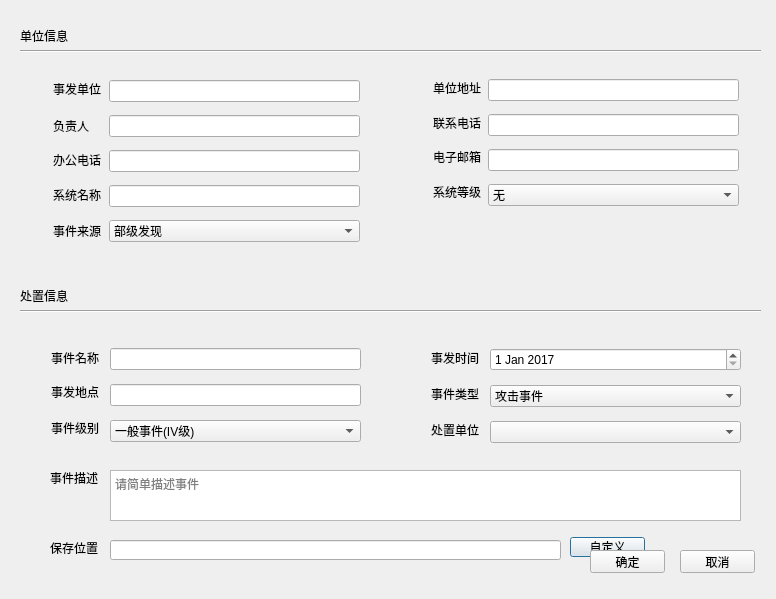
<?xml version="1.0" encoding="UTF-8"?>
<ui version="4.0">
 <class>newTaskDialog</class>
 <widget class="QDialog" name="newTaskDialog">
  <property name="geometry">
   <rect>
    <x>0</x>
    <y>0</y>
    <width>776</width>
    <height>599</height>
   </rect>
  </property>
  <property name="windowTitle">
   <string>Dialog</string>
  </property>
  <widget class="Line" name="line">
   <property name="geometry">
    <rect>
     <x>20</x>
     <y>50</y>
     <width>741</width>
     <height>2</height>
    </rect>
   </property>
   <property name="orientation">
    <enum>Qt::Horizontal</enum>
   </property>
  </widget>
  <widget class="QLabel" name="label">
   <property name="geometry">
    <rect>
     <x>20</x>
     <y>20</y>
     <width>91</width>
     <height>31</height>
    </rect>
   </property>
   <property name="styleSheet">
    <string notr="true">font: 14pt &quot;Agency FB&quot;;</string>
   </property>
   <property name="text">
    <string>单位信息</string>
   </property>
  </widget>
  <widget class="Line" name="line_2">
   <property name="geometry">
    <rect>
     <x>20</x>
     <y>310</y>
     <width>741</width>
     <height>2</height>
    </rect>
   </property>
   <property name="orientation">
    <enum>Qt::Horizontal</enum>
   </property>
  </widget>
  <widget class="QLabel" name="label_11">
   <property name="geometry">
    <rect>
     <x>40</x>
     <y>85</y>
     <width>8</width>
     <height>8</height>
    </rect>
   </property>
   <property name="text">
    <string/>
   </property>
   <property name="pixmap">
    <pixmap resource="image.qrc">:/icon/image/asterisk.png</pixmap>
   </property>
   <property name="scaledContents">
    <bool>true</bool>
   </property>
  </widget>
  <widget class="QLabel" name="label_12">
   <property name="geometry">
    <rect>
     <x>20</x>
     <y>280</y>
     <width>91</width>
     <height>31</height>
    </rect>
   </property>
   <property name="styleSheet">
    <string notr="true">font: 14pt &quot;Agency FB&quot;;</string>
   </property>
   <property name="text">
    <string>处置信息</string>
   </property>
  </widget>
  <widget class="QLabel" name="label_17">
   <property name="geometry">
    <rect>
     <x>50</x>
     <y>542</y>
     <width>54</width>
     <height>12</height>
    </rect>
   </property>
   <property name="text">
    <string>保存位置</string>
   </property>
  </widget>
  <widget class="QLabel" name="label_19">
   <property name="geometry">
    <rect>
     <x>50</x>
     <y>472</y>
     <width>54</width>
     <height>12</height>
    </rect>
   </property>
   <property name="text">
    <string>事件描述</string>
   </property>
  </widget>
  <widget class="QWidget" name="layoutWidget">
   <property name="geometry">
    <rect>
     <x>109</x>
     <y>73</y>
     <width>251</width>
     <height>181</height>
    </rect>
   </property>
   <layout class="QVBoxLayout" name="verticalLayout_2">
    <item>
     <widget class="QLineEdit" name="comLineEdit"/>
    </item>
    <item>
     <widget class="QLineEdit" name="principalLineEdit"/>
    </item>
    <item>
     <widget class="QLineEdit" name="officePhoneLineEdit"/>
    </item>
    <item>
     <widget class="QLineEdit" name="systemNameLineEdit"/>
    </item>
    <item>
     <widget class="QComboBox" name="eventSourceComboBox">
      <item>
       <property name="text">
        <string>部级发现</string>
       </property>
      </item>
      <item>
       <property name="text">
        <string>市局发现</string>
       </property>
      </item>
      <item>
       <property name="text">
        <string>市局直属单位及分县局发现</string>
       </property>
      </item>
      <item>
       <property name="text">
        <string>其他单位发现</string>
       </property>
      </item>
     </widget>
    </item>
   </layout>
  </widget>
  <widget class="QWidget" name="layoutWidget">
   <property name="geometry">
    <rect>
     <x>488</x>
     <y>72</y>
     <width>251</width>
     <height>141</height>
    </rect>
   </property>
   <layout class="QVBoxLayout" name="verticalLayout_4">
    <item>
     <widget class="QLineEdit" name="comAddrLineEdit"/>
    </item>
    <item>
     <widget class="QLineEdit" name="phoneLineEdi"/>
    </item>
    <item>
     <widget class="QLineEdit" name="emailLineEdit"/>
    </item>
    <item>
     <widget class="QComboBox" name="sysLevelComboBox">
      <item>
       <property name="text">
        <string>无</string>
       </property>
      </item>
      <item>
       <property name="text">
        <string>一级</string>
       </property>
      </item>
      <item>
       <property name="text">
        <string>二级</string>
       </property>
      </item>
      <item>
       <property name="text">
        <string>三级</string>
       </property>
      </item>
      <item>
       <property name="text">
        <string>四级</string>
       </property>
      </item>
      <item>
       <property name="text">
        <string>五级</string>
       </property>
      </item>
     </widget>
    </item>
   </layout>
  </widget>
  <widget class="QTextEdit" name="discribeTextEdit">
   <property name="geometry">
    <rect>
     <x>110</x>
     <y>470</y>
     <width>631</width>
     <height>51</height>
    </rect>
   </property>
   <property name="placeholderText">
    <string>请简单描述事件</string>
   </property>
  </widget>
  <widget class="QLineEdit" name="savePlaceLineEdit">
   <property name="geometry">
    <rect>
     <x>110</x>
     <y>540</y>
     <width>451</width>
     <height>20</height>
    </rect>
   </property>
  </widget>
  <widget class="QPushButton" name="pathButton">
   <property name="geometry">
    <rect>
     <x>570</x>
     <y>537</y>
     <width>75</width>
     <height>20</height>
    </rect>
   </property>
   <property name="styleSheet">
    <string notr="true">font: 8pt &quot;微软雅黑&quot;;</string>
   </property>
   <property name="text">
    <string>自定义</string>
   </property>
  </widget>
  <widget class="QLabel" name="label_21">
   <property name="geometry">
    <rect>
     <x>420</x>
     <y>391</y>
     <width>8</width>
     <height>8</height>
    </rect>
   </property>
   <property name="text">
    <string/>
   </property>
   <property name="pixmap">
    <pixmap resource="image.qrc">:/icon/image/asterisk.png</pixmap>
   </property>
   <property name="scaledContents">
    <bool>true</bool>
   </property>
  </widget>
  <widget class="QLabel" name="label_22">
   <property name="geometry">
    <rect>
     <x>420</x>
     <y>355</y>
     <width>8</width>
     <height>8</height>
    </rect>
   </property>
   <property name="text">
    <string/>
   </property>
   <property name="pixmap">
    <pixmap resource="image.qrc">:/icon/image/asterisk.png</pixmap>
   </property>
   <property name="scaledContents">
    <bool>true</bool>
   </property>
  </widget>
  <widget class="QLabel" name="label_23">
   <property name="geometry">
    <rect>
     <x>40</x>
     <y>389</y>
     <width>8</width>
     <height>8</height>
    </rect>
   </property>
   <property name="text">
    <string/>
   </property>
   <property name="pixmap">
    <pixmap resource="image.qrc">:/icon/image/asterisk.png</pixmap>
   </property>
   <property name="scaledContents">
    <bool>true</bool>
   </property>
  </widget>
  <widget class="QLabel" name="label_24">
   <property name="geometry">
    <rect>
     <x>40</x>
     <y>425</y>
     <width>8</width>
     <height>8</height>
    </rect>
   </property>
   <property name="text">
    <string/>
   </property>
   <property name="pixmap">
    <pixmap resource="image.qrc">:/icon/image/asterisk.png</pixmap>
   </property>
   <property name="scaledContents">
    <bool>true</bool>
   </property>
  </widget>
  <widget class="QLabel" name="label_25">
   <property name="geometry">
    <rect>
     <x>40</x>
     <y>354</y>
     <width>8</width>
     <height>8</height>
    </rect>
   </property>
   <property name="text">
    <string/>
   </property>
   <property name="pixmap">
    <pixmap resource="image.qrc">:/icon/image/asterisk.png</pixmap>
   </property>
   <property name="scaledContents">
    <bool>true</bool>
   </property>
  </widget>
  <widget class="QPushButton" name="pushButton">
   <property name="geometry">
    <rect>
     <x>590</x>
     <y>550</y>
     <width>75</width>
     <height>23</height>
    </rect>
   </property>
   <property name="styleSheet">
    <string notr="true">font: 8pt &quot;微软雅黑&quot;;</string>
   </property>
   <property name="text">
    <string>确定</string>
   </property>
  </widget>
  <widget class="QPushButton" name="pushButton_2">
   <property name="geometry">
    <rect>
     <x>680</x>
     <y>550</y>
     <width>75</width>
     <height>23</height>
    </rect>
   </property>
   <property name="styleSheet">
    <string notr="true">font: 8pt &quot;微软雅黑&quot;;</string>
   </property>
   <property name="text">
    <string>取消</string>
   </property>
  </widget>
  <widget class="QWidget" name="layoutWidget">
   <property name="geometry">
    <rect>
     <x>490</x>
     <y>340</y>
     <width>251</width>
     <height>111</height>
    </rect>
   </property>
   <layout class="QVBoxLayout" name="verticalLayout_8">
    <item>
     <widget class="QDateEdit" name="dateEdit">
      <property name="dateTime">
       <datetime>
        <hour>0</hour>
        <minute>0</minute>
        <second>0</second>
        <year>2017</year>
        <month>1</month>
        <day>1</day>
       </datetime>
      </property>
     </widget>
    </item>
    <item>
     <widget class="QComboBox" name="eventKindComboBox">
      <item>
       <property name="text">
        <string>攻击事件</string>
       </property>
      </item>
      <item>
       <property name="text">
        <string>设备设施故障</string>
       </property>
      </item>
      <item>
       <property name="text">
        <string>灾害性事件</string>
       </property>
      </item>
      <item>
       <property name="text">
        <string>其他</string>
       </property>
      </item>
     </widget>
    </item>
    <item>
     <widget class="QComboBox" name="disposeComComboBox"/>
    </item>
   </layout>
  </widget>
  <widget class="QWidget" name="layoutWidget">
   <property name="geometry">
    <rect>
     <x>110</x>
     <y>340</y>
     <width>251</width>
     <height>111</height>
    </rect>
   </property>
   <layout class="QVBoxLayout" name="verticalLayout_7">
    <item>
     <widget class="QLineEdit" name="eventNameLineEdit"/>
    </item>
    <item>
     <widget class="QLineEdit" name="eventPlaceLineEdit"/>
    </item>
    <item>
     <widget class="QComboBox" name="eventLevelComboBox">
      <item>
       <property name="text">
        <string>一般事件(IV级)</string>
       </property>
      </item>
      <item>
       <property name="text">
        <string>较大事件(III级)</string>
       </property>
      </item>
      <item>
       <property name="text">
        <string>重大事件(II级)</string>
       </property>
      </item>
      <item>
       <property name="text">
        <string>特大事件(I级)</string>
       </property>
      </item>
     </widget>
    </item>
   </layout>
  </widget>
  <widget class="QLabel" name="label_26">
   <property name="geometry">
    <rect>
     <x>420</x>
     <y>426</y>
     <width>8</width>
     <height>8</height>
    </rect>
   </property>
   <property name="text">
    <string/>
   </property>
   <property name="pixmap">
    <pixmap resource="image.qrc">:/icon/image/asterisk.png</pixmap>
   </property>
   <property name="scaledContents">
    <bool>true</bool>
   </property>
  </widget>
  <widget class="QLabel" name="label_2">
   <property name="geometry">
    <rect>
     <x>53</x>
     <y>81</y>
     <width>48</width>
     <height>16</height>
    </rect>
   </property>
   <property name="text">
    <string>事发单位</string>
   </property>
  </widget>
  <widget class="QLabel" name="label_3">
   <property name="geometry">
    <rect>
     <x>53</x>
     <y>118</y>
     <width>36</width>
     <height>16</height>
    </rect>
   </property>
   <property name="text">
    <string>负责人</string>
   </property>
  </widget>
  <widget class="QLabel" name="label_4">
   <property name="geometry">
    <rect>
     <x>53</x>
     <y>152</y>
     <width>48</width>
     <height>16</height>
    </rect>
   </property>
   <property name="text">
    <string>办公电话</string>
   </property>
  </widget>
  <widget class="QLabel" name="label_5">
   <property name="geometry">
    <rect>
     <x>53</x>
     <y>187</y>
     <width>48</width>
     <height>16</height>
    </rect>
   </property>
   <property name="text">
    <string>系统名称</string>
   </property>
  </widget>
  <widget class="QLabel" name="label_6">
   <property name="geometry">
    <rect>
     <x>53</x>
     <y>223</y>
     <width>48</width>
     <height>16</height>
    </rect>
   </property>
   <property name="text">
    <string>事件来源</string>
   </property>
  </widget>
  <widget class="QLabel" name="label_8">
   <property name="geometry">
    <rect>
     <x>433</x>
     <y>115</y>
     <width>48</width>
     <height>16</height>
    </rect>
   </property>
   <property name="text">
    <string>联系电话</string>
   </property>
  </widget>
  <widget class="QLabel" name="label_7">
   <property name="geometry">
    <rect>
     <x>433</x>
     <y>80</y>
     <width>48</width>
     <height>16</height>
    </rect>
   </property>
   <property name="text">
    <string>单位地址</string>
   </property>
  </widget>
  <widget class="QLabel" name="label_9">
   <property name="geometry">
    <rect>
     <x>433</x>
     <y>149</y>
     <width>48</width>
     <height>16</height>
    </rect>
   </property>
   <property name="text">
    <string>电子邮箱</string>
   </property>
  </widget>
  <widget class="QLabel" name="label_10">
   <property name="geometry">
    <rect>
     <x>433</x>
     <y>184</y>
     <width>48</width>
     <height>16</height>
    </rect>
   </property>
   <property name="text">
    <string>系统等级</string>
   </property>
  </widget>
  <widget class="QLabel" name="label_13">
   <property name="geometry">
    <rect>
     <x>51</x>
     <y>350</y>
     <width>48</width>
     <height>16</height>
    </rect>
   </property>
   <property name="text">
    <string>事件名称</string>
   </property>
  </widget>
  <widget class="QLabel" name="label_14">
   <property name="geometry">
    <rect>
     <x>51</x>
     <y>384</y>
     <width>48</width>
     <height>16</height>
    </rect>
   </property>
   <property name="text">
    <string>事发地点</string>
   </property>
  </widget>
  <widget class="QLabel" name="label_15">
   <property name="geometry">
    <rect>
     <x>51</x>
     <y>420</y>
     <width>48</width>
     <height>16</height>
    </rect>
   </property>
   <property name="text">
    <string>事件级别</string>
   </property>
  </widget>
  <widget class="QLabel" name="label_16">
   <property name="geometry">
    <rect>
     <x>431</x>
     <y>350</y>
     <width>48</width>
     <height>16</height>
    </rect>
   </property>
   <property name="text">
    <string>事发时间</string>
   </property>
  </widget>
  <widget class="QLabel" name="label_20">
   <property name="geometry">
    <rect>
     <x>431</x>
     <y>422</y>
     <width>48</width>
     <height>16</height>
    </rect>
   </property>
   <property name="text">
    <string>处置单位</string>
   </property>
  </widget>
  <widget class="QLabel" name="label_18">
   <property name="geometry">
    <rect>
     <x>431</x>
     <y>386</y>
     <width>48</width>
     <height>16</height>
    </rect>
   </property>
   <property name="text">
    <string>事件类型</string>
   </property>
  </widget>
 </widget>
 <resources>
  <include location="image.qrc"/>
 </resources>
 <connections>
  <connection>
   <sender>pushButton_2</sender>
   <signal>clicked()</signal>
   <receiver>newTaskDialog</receiver>
   <slot>close()</slot>
   <hints>
    <hint type="sourcelabel">
     <x>703</x>
     <y>599</y>
    </hint>
    <hint type="destinationlabel">
     <x>729</x>
     <y>553</y>
    </hint>
   </hints>
  </connection>
 </connections>
</ui>
